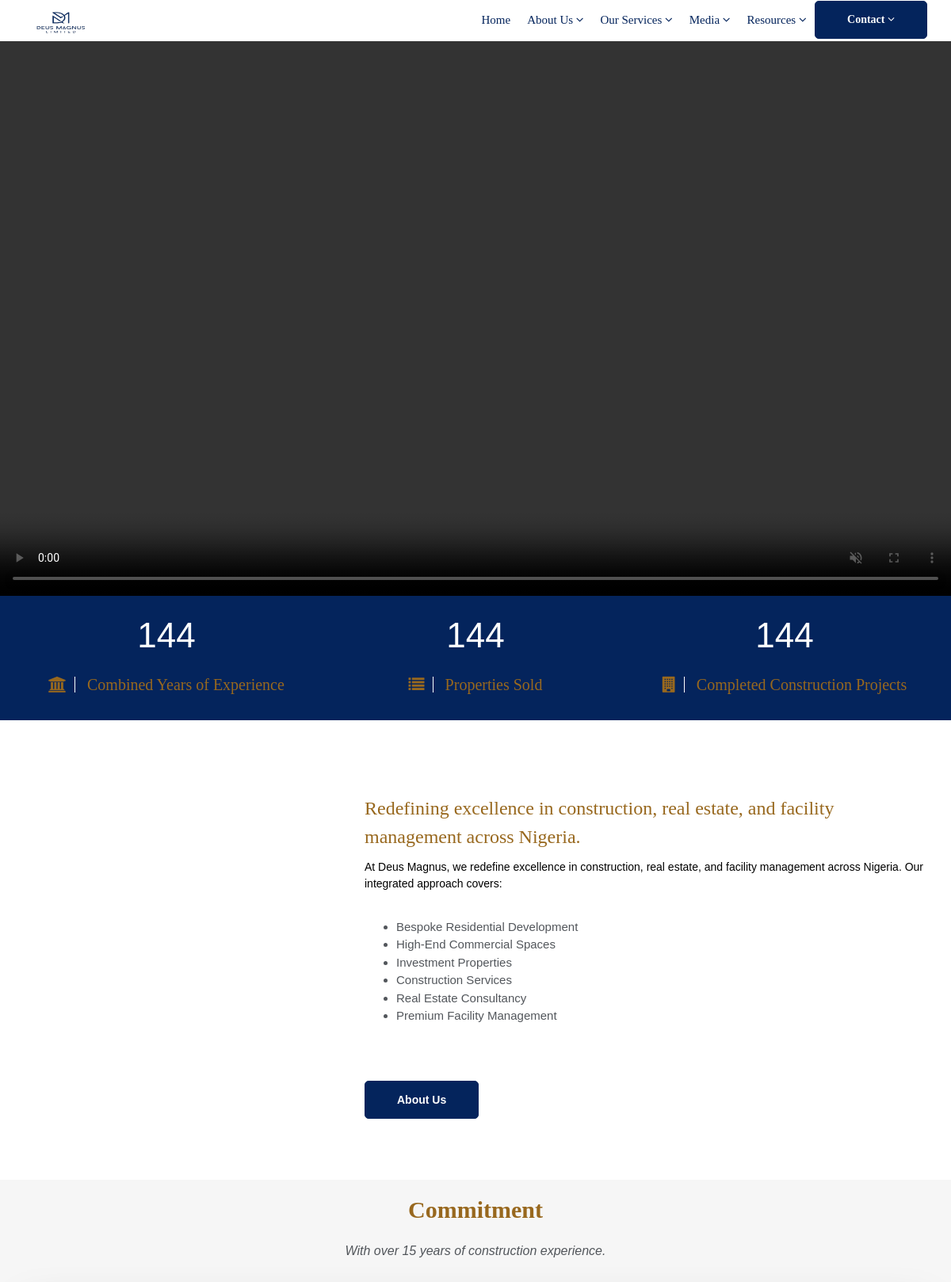
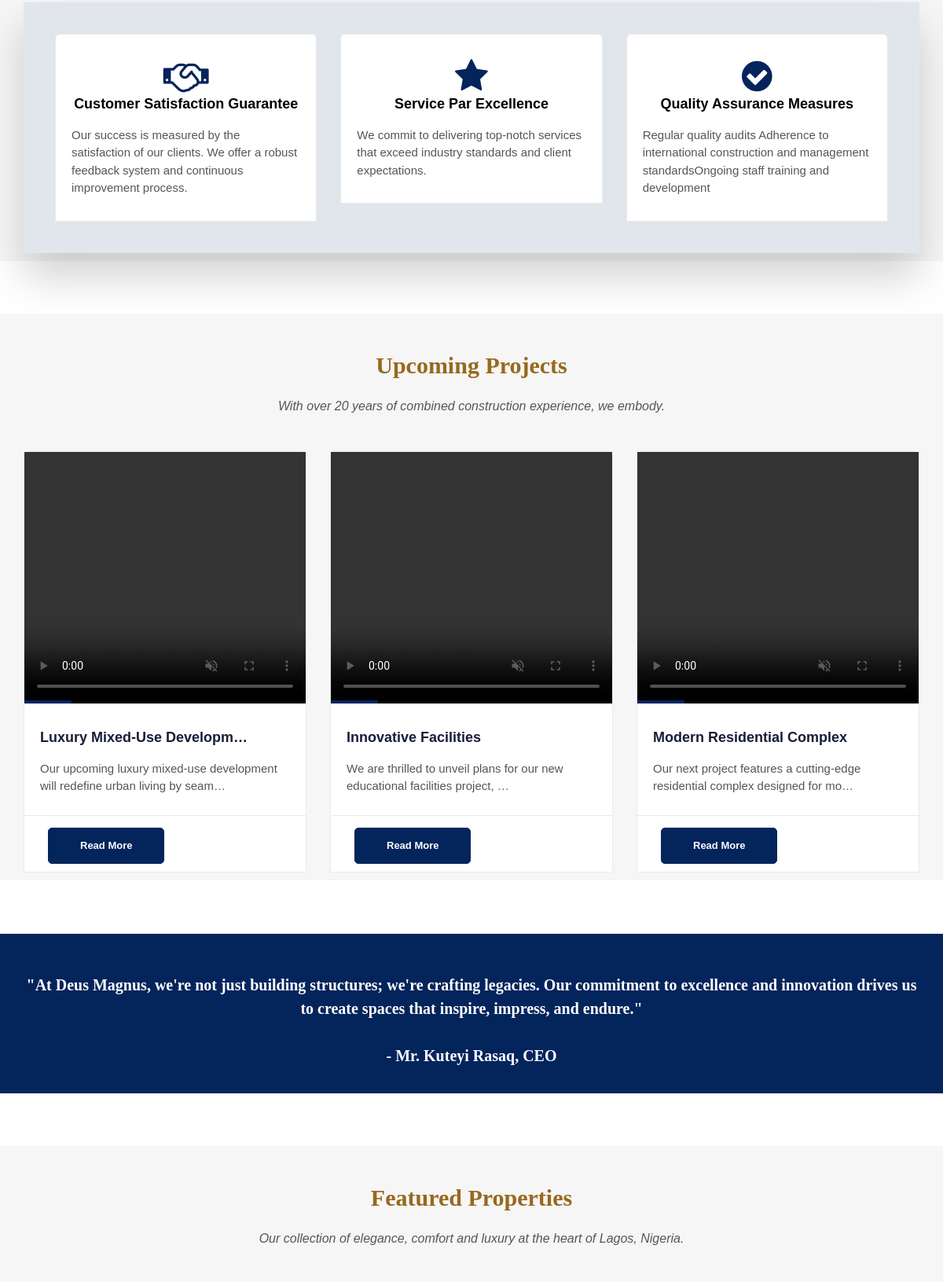
The page / (upper part) on the database its author committed (2 pictures, top to bottom).
### deus_magnus/models.py (models this page shows, shortened)
class Mainvideo(models.Model):
    deus_magnus_first_video = models.FileField(upload_to='main_videos/')

class DeusMagnusMainPost(models.Model):
    deus_magnus_title = models.CharField(max_length=255, blank=True, null=True)
    deus_magnus_description = models.TextField()
    deus_magnus_slug = models.SlugField (max_length=255,blank=True, null=True)
    deus_manus_video = models.FileField(upload_to='videos/')
    deus_magnus_publish_date = models.DateTimeField (auto_now_add= True)
    deus_magnus_author = models.ForeignKey(User, on_delete=models.CASCADE)
    class Meta:
        ordering =['-deus_magnus_publish_date']

### deus_magnus/views.py (the view)
# urls.py: path('', HomeView.as_view(), name="home"),
class HomeView(ListView):
    model = DeusMagnusMainPost
    template_name = 'deus_magnus/home.html'
    def get_context_data(self, **kwargs):
        context = super().get_context_data(**kwargs)
        context['first_videos'] = Mainvideo.objects.all()
        context['second_constructions'] = SecondDeusMagnusMainPicturePost.objects.all()
        context['last_constructions'] = LastDeusMagnusMainPicturePost.objects.all()
        return context

### templates/deus_magnus/home.html (shortened to what this page needs)
{% extends "base.html" %}
{% load static %}
{% block content%}
{% for first_video in first_videos %}
<video autoplay muted playsinline loop width="100%" height="400"controls id="myVideo">
    <source src="{{ first_video.deus_magnus_first_video.url }}" type="video/mp4">
    <source src="{{ first_video.deus_magnus_first_video.url }}" type="video/webm">
</video>
{% endfor %}
<center><section class="section db" >
    <div class="container">
        <div class="row">
            <div class="col-lg-4 col-md-4">
                <div class="stat-count">
                    <h4 class="stat-timer">15+</h4>
                    <h3 style="color: #98681e;font-family: Georgia;"><i class="fa fa-university"></i> Combined Years of Experience</h3>
                </div>
            </div>
            <div class="col-lg-4 col-md-4">
                <div class="stat-count">
                    <h4 class="stat-timer">10+</h4>
                    <h3 style="color: #98681e;font-family: Georgia;"><i class="fa fa-list"></i> Properties Sold</h3>
                </div>
            </div>
            <div class="col-lg-4 col-md-4">
                <div class="stat-count">
                    <h4 class="stat-timer">12+</h4>
                    <h3 style="color: #98681e;font-family: Georgia;"><i class="fa fa-building"></i> Completed Construction Projects</h3>
                </div>
            </div>
        </div>
    </div>
</section></center><br><br>
<section class="section">
    <div class="container">
        <div class="row">
            <div class="col-md-4">
            </div>
            <div class="col-md-8">
                <div class="custom-module p40l">
                    <h3 style="color: #98681e; font-family: Georgia;">Redefining excellence in construction, real estate, and facility management across Nigeria.</h3>
                    <h5>At Deus Magnus, we redefine excellence in construction, real estate, and facility management across Nigeria. Our integrated approach covers:</h5><br>
                    <div class="row">
                        <div class="col-lg-6 col-md-4 col-sm-4 col-xs-12 first">
                            <ul
                                <li>Bespoke Residential Development</li>
                                <li>High-End Commercial Spaces</li>
                                <li>Investment Properties</li>
                                <li>Construction Services</li>
                                <li>Real Estate Consultancy</li>
                                <li>Premium Facility Management</li>
                            </ul>
                        </div>
                    </div>
                    <div class="btn-wrapper">
                        <a href="{% url 'about' %}" class="btn btn-primary" style="border-radius:5px;">About us</a>
                    </div>
                </div>
            </div>
        </div>
    </div>
</section><br><br><br>
<section class="section gb nopadtop">
    <div class="container"><br>
        <div class="section-title text-center">
            <h3 style="color: #98681e;">Commitment</h3>
            <p>With over 15 years of construction experience.</p>
        </div><br><br>
        <div class="boxed boxedp3">
            <div class="row blog-grid">
                <div class="col-md-4">
                    <div class="course-box">
                        <div class="course-details">
                            <center><i class="fa fa-3x fa-handshake-o text-primary mb-4"></i></center>
                            <h4><center>Customer Satisfaction Guarantee</center></h4>
                            <p>Our success is measured by the satisfaction of our clients. We offer a robust
                                feedback system and continuous improvement process.</p>
                        </div>
                    </div>
                </div>
                <div class="col-md-4">
                    <div class="course-box">
                        <div class="course-details">
                            <center><i class="fa fa-3x fa-star text-primary mb-4"></i></center>
                            <h4><center>Service Par Excellence</center></h4>
                            <p>We commit to delivering top-notch services that exceed industry standards and client expectations.</p>
                        </div>
                    </div>
                </div>
                <div class="col-md-4">
                    <div class="course-box">
                        <div class="course-details">
                            <center><i class="fa fa-3x fa-check-circle text-primary mb-4"></i></center>
                            <h4><center>Quality Assurance Measures</center></h4>
                            <p> Regular quality audits Adherence to international
                                construction and management standardsOngoing staff training and development</p>
                        </div>
                    </div>
                </div>
            </div>
        </div>
    </div>
</section><br><br><br>
<section class="section gb">
    <div class="container"><br>
        <div class="section-title text-center">
            <h3 style="color: #98681e;">Upcoming Projects</h3>
            <p> With over 20 years of combined construction experience, we embody.</p>
        </div>
        <div class="row">
            {% for post in object_list %}
            <div class="col-lg-4 col-md-12">
                <div class="blog-box">
                    <a href="{% url 'detail' post.pk %}">
                    <div class="image-wrap entry">
                        <video autoplay muted playsinline loop width="100%" height="40%"  controls>
                            <source src="{{ post.deus_manus_video.url }}" type="video/mp4">
                        </video>
                    </div>
                    </a>
                    <div class="blog-desc">
                        <h4><a href="{% url 'detail' post.pk %}">{{post.deus_magnus_title|truncatechars:26}}</a></h4>
                        <p>{{post.deus_magnus_description|truncatechars:77}}</p>
                    </div>
                    <div class="post-meta">
                        <span>
                            <div class="btn-wrapper">
                                <a href="{% url 'detail' post.pk %}" class="btn btn-primary"style="border-radius: 5px;">Read More</a>
                            </div>
                         </span>
                    </div>
                </div>
            </div>
            {%endfor%}
        </div>
    </div>
</section><br><br><br>
<section class="section db p110">
    <div class="container"><br>
        <div class="row">
            <div class="col-md-12">
                <div class="tagline-message text-center">
                <h3>"At Deus Magnus, we're not just building structures; we're crafting legacies.
                    Our commitment to excellence and innovation drives us to create spaces that inspire, impress, and endure." <br><br>
                    - Mr. Kuteyi Rasaq, CEO</h3><br>
                </div>
            </div>
        </div>
    </div>
</section><br><br><br>
<section class="section gb">
    <div class="container"><br>
        <div class="section-title text-center">
            <h3 style="color: #98681e;">Featured Properties</h3>
            <p>Our collection of elegance, comfort and luxury at the heart of Lagos, Nigeria.</p>
        </div>
    </div>
</section><br><br>
<br><br>
<br><br><br>
<br>
        {% endblock %}

### static/css/style.css (style rules this page uses)
.text-primary { color: #04245c; }
body { background-color: #fff; line-height: 1.5; font-size: 15px; color: #52565b; font-family: "Heebo", sans-serif; position: static; font-weight: 400; }
#myVideo { object-fit: cover; width: 100%; height: 700px; }
body, p, li, a { font-family:'Nunito',sans-serif; }
.course-details h4 a, .readmore, .testimonial strong, h1, h2, h3, h4, h5, h6 { color: #000; }
h1, h2, h3, h4, h5, h6 { line-height: 1.5; font-family:sans-serif; }
.cop-logo img, a { color: #000; text-decoration: none !important; -webkit-transition: all ease 0.3s; -moz-transition: all ease 0.3s; transition: all ease 0.3s; }
.boxed { box-shadow: 0 30px 50px 0 rgba(1, 1, 1, 0.18); padding: 4rem 4rem 1rem; background-color: #e1e5ec; margin-top: -60px; }
.section { background-color: #ffffff; padding: 1rem 0; position: relative; display: block; padding-top: 28px; }
.section-title { margin-bottom: 45px; }
.text-widget h3, .section-title h3 { margin: 0 0 25px; padding: 0; line-height: 1; font-size: 30px; font-weight: 700; font-family:Georgia; }
.section-title p { max-width: 800px; margin: 0 auto; padding: 0; font-size: 16px; font-family: 'Droid Serif', sans-serif; font-style: italic; }
.section.gb { background-color: #f6f6f6; }
.section.db { background-color: #04245c; }
.nopadtop { padding-top: 0 !important; }
.course-box { border-radius: 6px 6px 0 0; background-color: #ffffff; border: 1px solid #eaeaea; }
.course-details { padding: 3rem 2rem; }
.course-details h4 { font-size: 18px; padding: 0 0 1.5rem; font-weight: 700; margin: 0; }
.course-details p { padding-bottom: 0; margin-bottom: 0; }
.entry { position: relative; }
.image-wrap:after { content: ""; width: 60px; height: 4px; position: absolute; bottom: 0; left: 0; background-color: #111; right: 0; }
.blog-box { background-color: #ffffff; border-radius: 6px 6px 0 0; border: 1px solid #eaeaea; }
.post-meta { padding: 15px 30px 10px; margin-top: -5px; border-top: 1px solid #eaeaea; line-height: 1; }
.post-meta a { font-size: 13px; color: #aaa; }
.blog-desc { padding: 3rem 2rem; display: block; position: relative; }
.blog-desc h4 a, .blog-desc h4 { font-size: 18px; font-weight: 700; padding: 0 0 15px; margin: 0; color: #181d38; font-family: "Nunito", sans-serif; }
.blog-desc p { padding: 0; margin: 0; }
.stat-count h3, .stat-count h4 { color: #ffffff; }
.stat-count h4 { font-size: 44px; line-height: 1; padding: 0; margin: 0; }
.stat-count h3 { padding: 30px 0 25px; margin: 0; line-height: 1; font-size: 20px; }
.stat-count h3 i { padding-right: 10px; border-right: 1px solid #fff; margin-right: 10px; }
.blog-grid .col-md-6, .blog-grid .col-md-4 { margin-bottom: 30px }
.tagline-message h3 { padding: 0; font-size: 20px; margin: 0; color: #ffffff; font-weight: bold; font-family:Georgia; }
.p40l { padding-left: 4rem; }
.btn { border-radius: 0; font-size: 14px; border: 1px solid #fff; font-weight: bold; color: #ffffff !important; padding: 13px 40px; text-transform: capitalize; }
.shop-desc small, .shop-meta a, .authorbox small, blockquote:before, blockquote:after, .blog-meta small a, .small-box i, .copyrights ul li:hover a, .footer .readmore, .breadcrumb>li a, .yamm h4, .yamm-content li:hover a, .yamm .hassubmenu li:hover a, .check li:before, .stat-count h3, .blog-desc h4:hover a, .post-meta li:after, .course-box small, .course-details h4:hover a, .course-footer i, a:hover, a:focus, .box i, .topbar .text-left i { color: #cbc4b8; }
.cb, .box .event-desc small, .pagination a, .pagination>.active>a, .pagination>.active>a:focus, .pagination>.active>a:hover, .pagination>.active>span, .pagination>.active>span:focus, .pagination>.active>span:hover, .tags-widget a, .owl-theme-01 .owl-nav [class*="owl-"]:hover, .yamm .dropdown-menu li:hover .menu-button, .yamm .dropdown-menu li .menu-button, mark, .bgcolor1, .image-wrap:before, .image-wrap:after, .btn-primary { border-color: #04245c; background-color: #04245c; box-shadow: inset 0 0 0 0 #98681e; -webkit-transition: all ease 0.5s; -moz-transition: all ease 0.5s; transition: all ease 0.5s; }

### rows shown on the page
DeusMagnusMainPost: deus_magnus_title "Luxury Mixed-Use Developm…", deus_magnus_description "Our upcoming luxury mixed-use development will redefine urban living by seam…"
DeusMagnusMainPost: deus_magnus_title "Innovative Facilities", deus_magnus_description "We are thrilled to unveil plans for our new educational facilities project, …"
DeusMagnusMainPost: deus_magnus_title "Modern Residential Complex", deus_magnus_description "Our next project features a cutting-edge residential complex designed for mo…"
